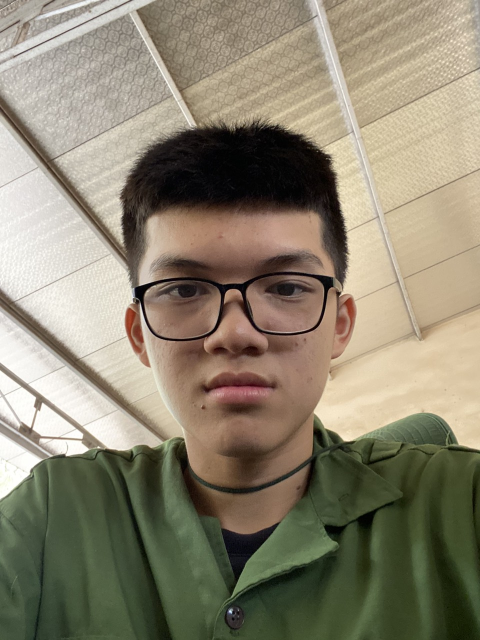
%> input picture testing_images/Test 3.jpg, 960 x 1280 px, given in place of 16.jpg, which was not available (shown at 1/2 size)
$ octave Training.m   (GNU Octave 9; MATLAB toolbox functions it lacks are replaced by stand-ins)
%> lines starting %> are read from the running program, lines starting %| are printed output that depends on the picture; pictures that were not available may be replaced by others from this repository, and a replacement may not be noted
        % Step 1: Processing the database
n=input('Enter No. of images for training: ');
%> the answer given: 3
L=input('Enter No. of Dominant Eigen values to keep: ');
%> the answer given: 3
M=100; N=90;
X=zeros(n, (M*N)); % Initialize data set matrix [X]
T=zeros(n,L); % Initialize Transformed data set matrix [T]
for count=1:n
	I=imread(sprintf('%d.jpg',count+15));
%> I is the input picture: size 1280x960x3 uint8; mean R, G, B 139.6, 132, 112.2
	I=rgb2gray(I);
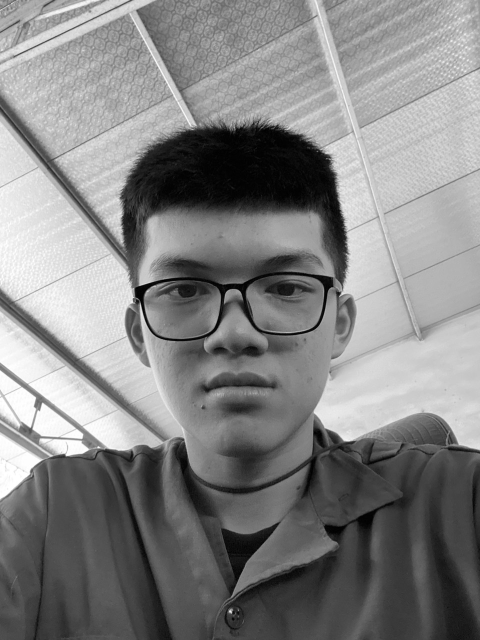
%> I: size 1280x960 uint8 (shown at 1/2 size); min 0, max 255, mean 132
	I=imresize(I,[M,N]);
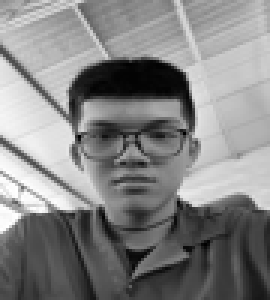
%> I: size 100x90 uint8 (shown 3 times larger); min 0, max 255, mean 132
	X(count,:)=reshape(I,[1,M*N]); % Reshaping images as 1D vectors
end
%> pass 2 of the loop `for count=1:n`:
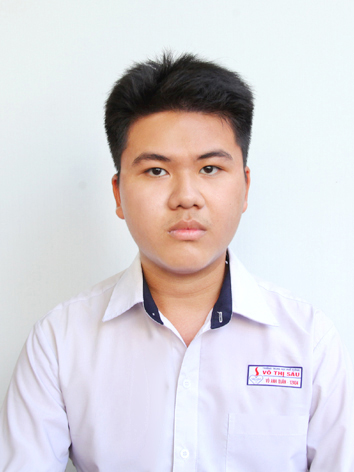
%> input picture testing_images/Test 4.JPG, 354 x 472 px, given in place of 17.jpg, which was not available
%> I is the input picture: size 472x354x3 uint8; mean R, G, B 217, 213.1, 217.1
%> `I=rgb2gray(I);`:
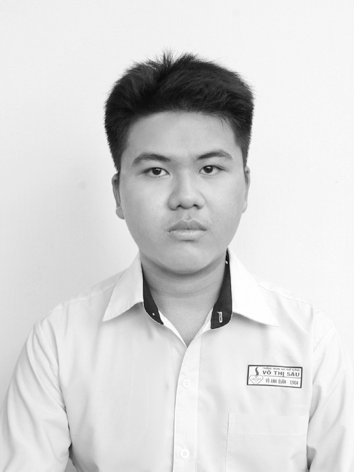
%> I: size 472x354 uint8; min 5, max 255, mean 214.7
%> `I=imresize(I,[M,N]);`:
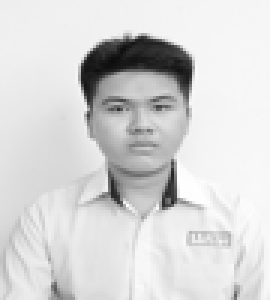
%> I: size 100x90 uint8 (shown 3 times larger); min 13, max 255, mean 214.7
%> (the run ends here)
